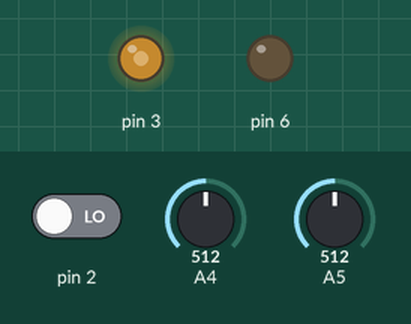
The sketch below on a simulated Arduino Uno, built with avr-gcc and run on an emulated ATmega328P. On the bench: output pins drawn as LEDs (lit = HIGH). The inputs (shaded band) are chosen by the test bench; at power-on: pin 2 LOW, A4 = 512, A5 = 512. What the sketch prints to the serial monitor is not drawn.

Above: at 1.2 s.
1.3 s: pin 2 driven HIGH
At 2.2 s:
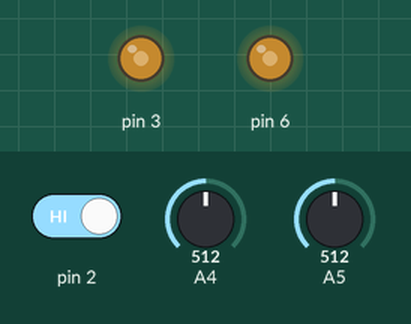
2.8 s: A4 set to 716
At 3.4 s:
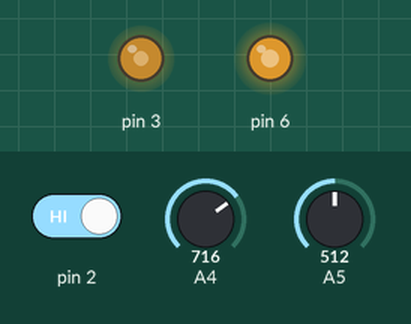
4.3 s: A4 set to 900
At 5.5 s:
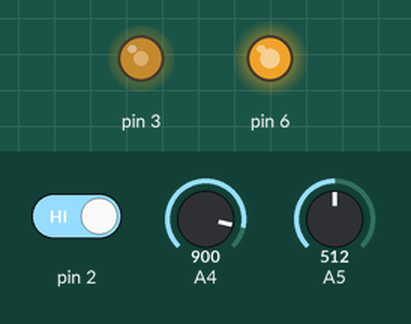
5.8 s: A4 set to 122
At 6.8 s:
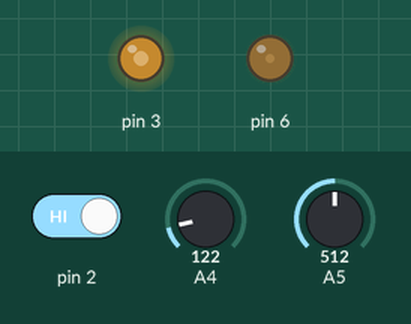
7.3 s: A4 set to 511
At 8.0 s:
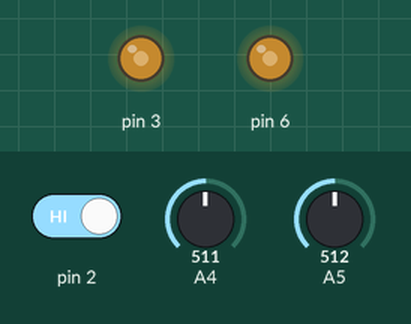
Timing chart, 0 to 9.8 s (numbered marks = the images above; inputs shaded):
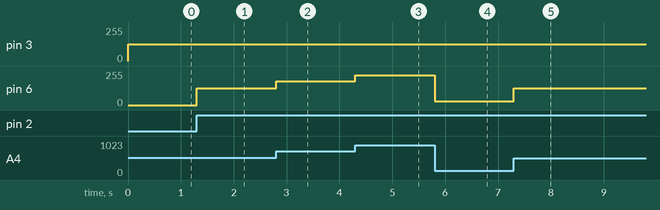

Measured:
- after the input at 1.3 s, pin 6: 0/255 → 127/255 at once
- after the input at 2.8 s, pin 6: 127/255 → 178/255 at once
- after the input at 4.3 s, pin 6: 178/255 → 224/255 at once
- after the input at 5.8 s, pin 6: 224/255 → 30/255 at once
- after the input at 7.3 s, pin 6: 30/255 → 127/255 at once

The sketch:

practica_0.ino
```cpp
int pot1val,pot2val;
int push = 0;

int stat = HIGH;
int oldStat = LOW;

long tim = 0;
long debounce = 200;

void setup() {
  Serial.begin(9600);
  pinMode(3,OUTPUT);
  pinMode(6,OUTPUT);
  pinMode(2,INPUT);
}

void loop() {
  pot1val = analogRead(5);
  pot2val = analogRead(4);
  push = digitalRead(2);

  if(push == HIGH && oldStat == LOW && millis() - tim > debounce){
    if(stat == HIGH){
      Serial.write("1");
      Serial.write(map(pot2val,0,1023,0,255));
      stat = LOW;
    }else if(stat == LOW){
      Serial.write("2");
      Serial.write(map(pot2val,0,1023,0,255));
      stat = HIGH;
    }
  } else{
    if(stat == HIGH){
      analogWrite(3,map(pot2val,0,1023,0,255));
    }else if (stat == LOW){
      analogWrite(6,map(pot2val,0,1023,0,255));
    }
}
  oldStat = push;
  /*if(push == LOW){
    analogWrite(3,map(pot2val,0,1023,0,255));
  } else if(push == HIGH){
    analogWrite(6,map(pot2val,0,1023,0,255));
  }*/
  //Serial.write(stat,DEC);
  //Serial.println(stat);
}
```
